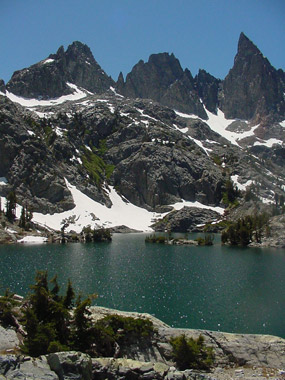
#> input picture bilateralFilter/ML.jpg, 285 x 380 px
$ python bilateralFilter_demo.py
#> lines starting #> are read from the running program, lines starting #| are printed output that depends on the picture
import matplotlib.image as mpimg
import matplotlib.pyplot as plt
import numpy as np


def wgn(r,c,snr):
	snr = 10**(snr/10.0)
	xp = np.sum((r*c)**2)/(r*c)
	np2 = xp/snr
	return np.random.randn(r,c)*np.sqrt(np2)


def rgb2gray(rgb):
    return np.dot(rgb[...,:3], [0.2989, 0.5870, 0.1140])

def GuassianFilter(p,sigma, ra):

	K = np.zeros((2*ra+1,2*ra+1))
	res = np.zeros((p.shape))
	for i in range(-ra,ra+1):
		for j in range(-ra, ra+1):
			K[i+ra,j+ra] = np.exp(-(i**2+j**2)/(2*(sigma**2)))/(6.28*(sigma**2))
	r,c = p.shape

	pad = np.zeros((r+2*ra, c+2*ra))
	pad[ra:ra+r,ra:ra+c] = p

	for i in range(r):
		for j in range(c):
			cnt = 0
			s 	= 0.0
			res[i,j]= sum(sum(pad[i:ra*2+1+i,j:ra*2+1+j]*K))*1.0/sum(sum(K))
	return res


# sigmb should be small
def BiLateralFilter(p,sigma, sigmb, ra):
	K = np.zeros((2*ra+1,2*ra+1))
	res = np.zeros((p.shape))
	for i in range(-ra,ra+1):
		for j in range(-ra, ra+1):
			K[i+ra,j+ra] = np.exp(-(i**2+j**2)/(2*(sigma**2)))/(6.28*(sigma**2))
	r,c = p.shape

	pad = np.zeros((r+2*ra, c+2*ra))
	pad[ra:ra+r,ra:ra+c] = p

	for i in range(r):
		for j in range(c):
			Roi = pad[i:ra*2+1+i,j:ra*2+1+j]
			H = np.exp(-(Roi - p[i,j])**2/(2*(sigmb**2)))
			# print(H)
			# break

			res[i,j]= sum(sum(pad[i:ra*2+1+i,j:ra*2+1+j]*K*H))*1.0/sum(sum(K*H))
		# break
	return res


img = mpimg.imread('ML.jpg')
#> img is the input picture: shape (380, 285, 3); mean R, G, B 75.1, 88.6, 92.6
print(img.shape)
#| (380, 285, 3)
gray = rgb2gray(img)
#> in rgb2gray, `return np.dot(rgb[...,:3], [0.2989, 0.5870, 0.1140])`:
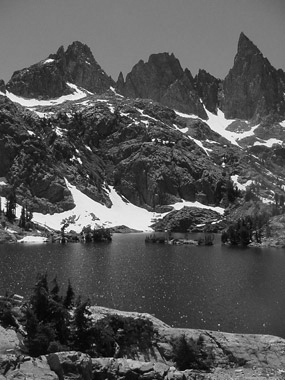
#> returned value: shape (380, 285) float64; min 1.17, max 255, mean 85
gray = gray/np.max(gray)
plt.figure
plt.subplot(221)
plt.imshow(gray)
plt.subplot(222)
r,c = gray.shape
#> r = 380; c = 285
noise = wgn(r,c,0.3)
gray2 = gray
# gray2 = gray+0.5*(noise/np.max(noise))
plt.imshow(gray2)
res = GuassianFilter(gray2,2,3)
#> in GuassianFilter, `pad[ra:ra+r,ra:ra+c] = p`:
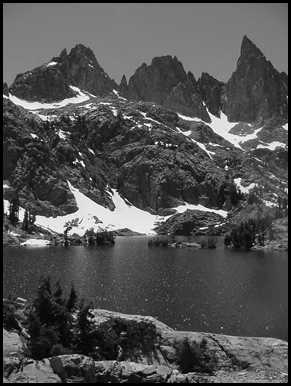
#> pad: shape (386, 291) float64; min 0, max 1, mean 0.321
#> after the loop in GuassianFilter, `for i in range(r):`:
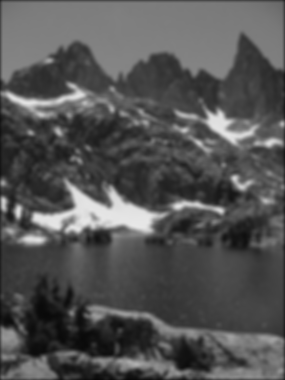
#> res: shape (380, 285) float64; min 0.0328, max 0.91, mean 0.33
plt.subplot(223)
plt.imshow(res)
res = BiLateralFilter(gray2,2,0.1,3)
plt.subplot(224)
plt.imshow(res)
plt.show()
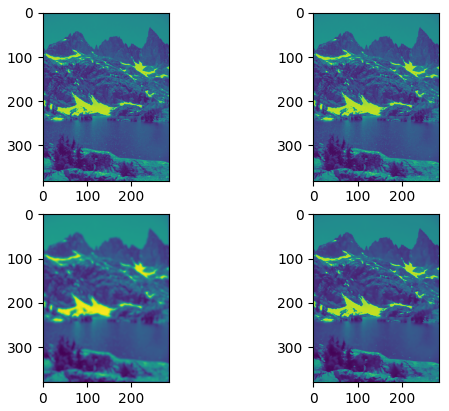
#> figure drawn by matplotlib, 4 panels
